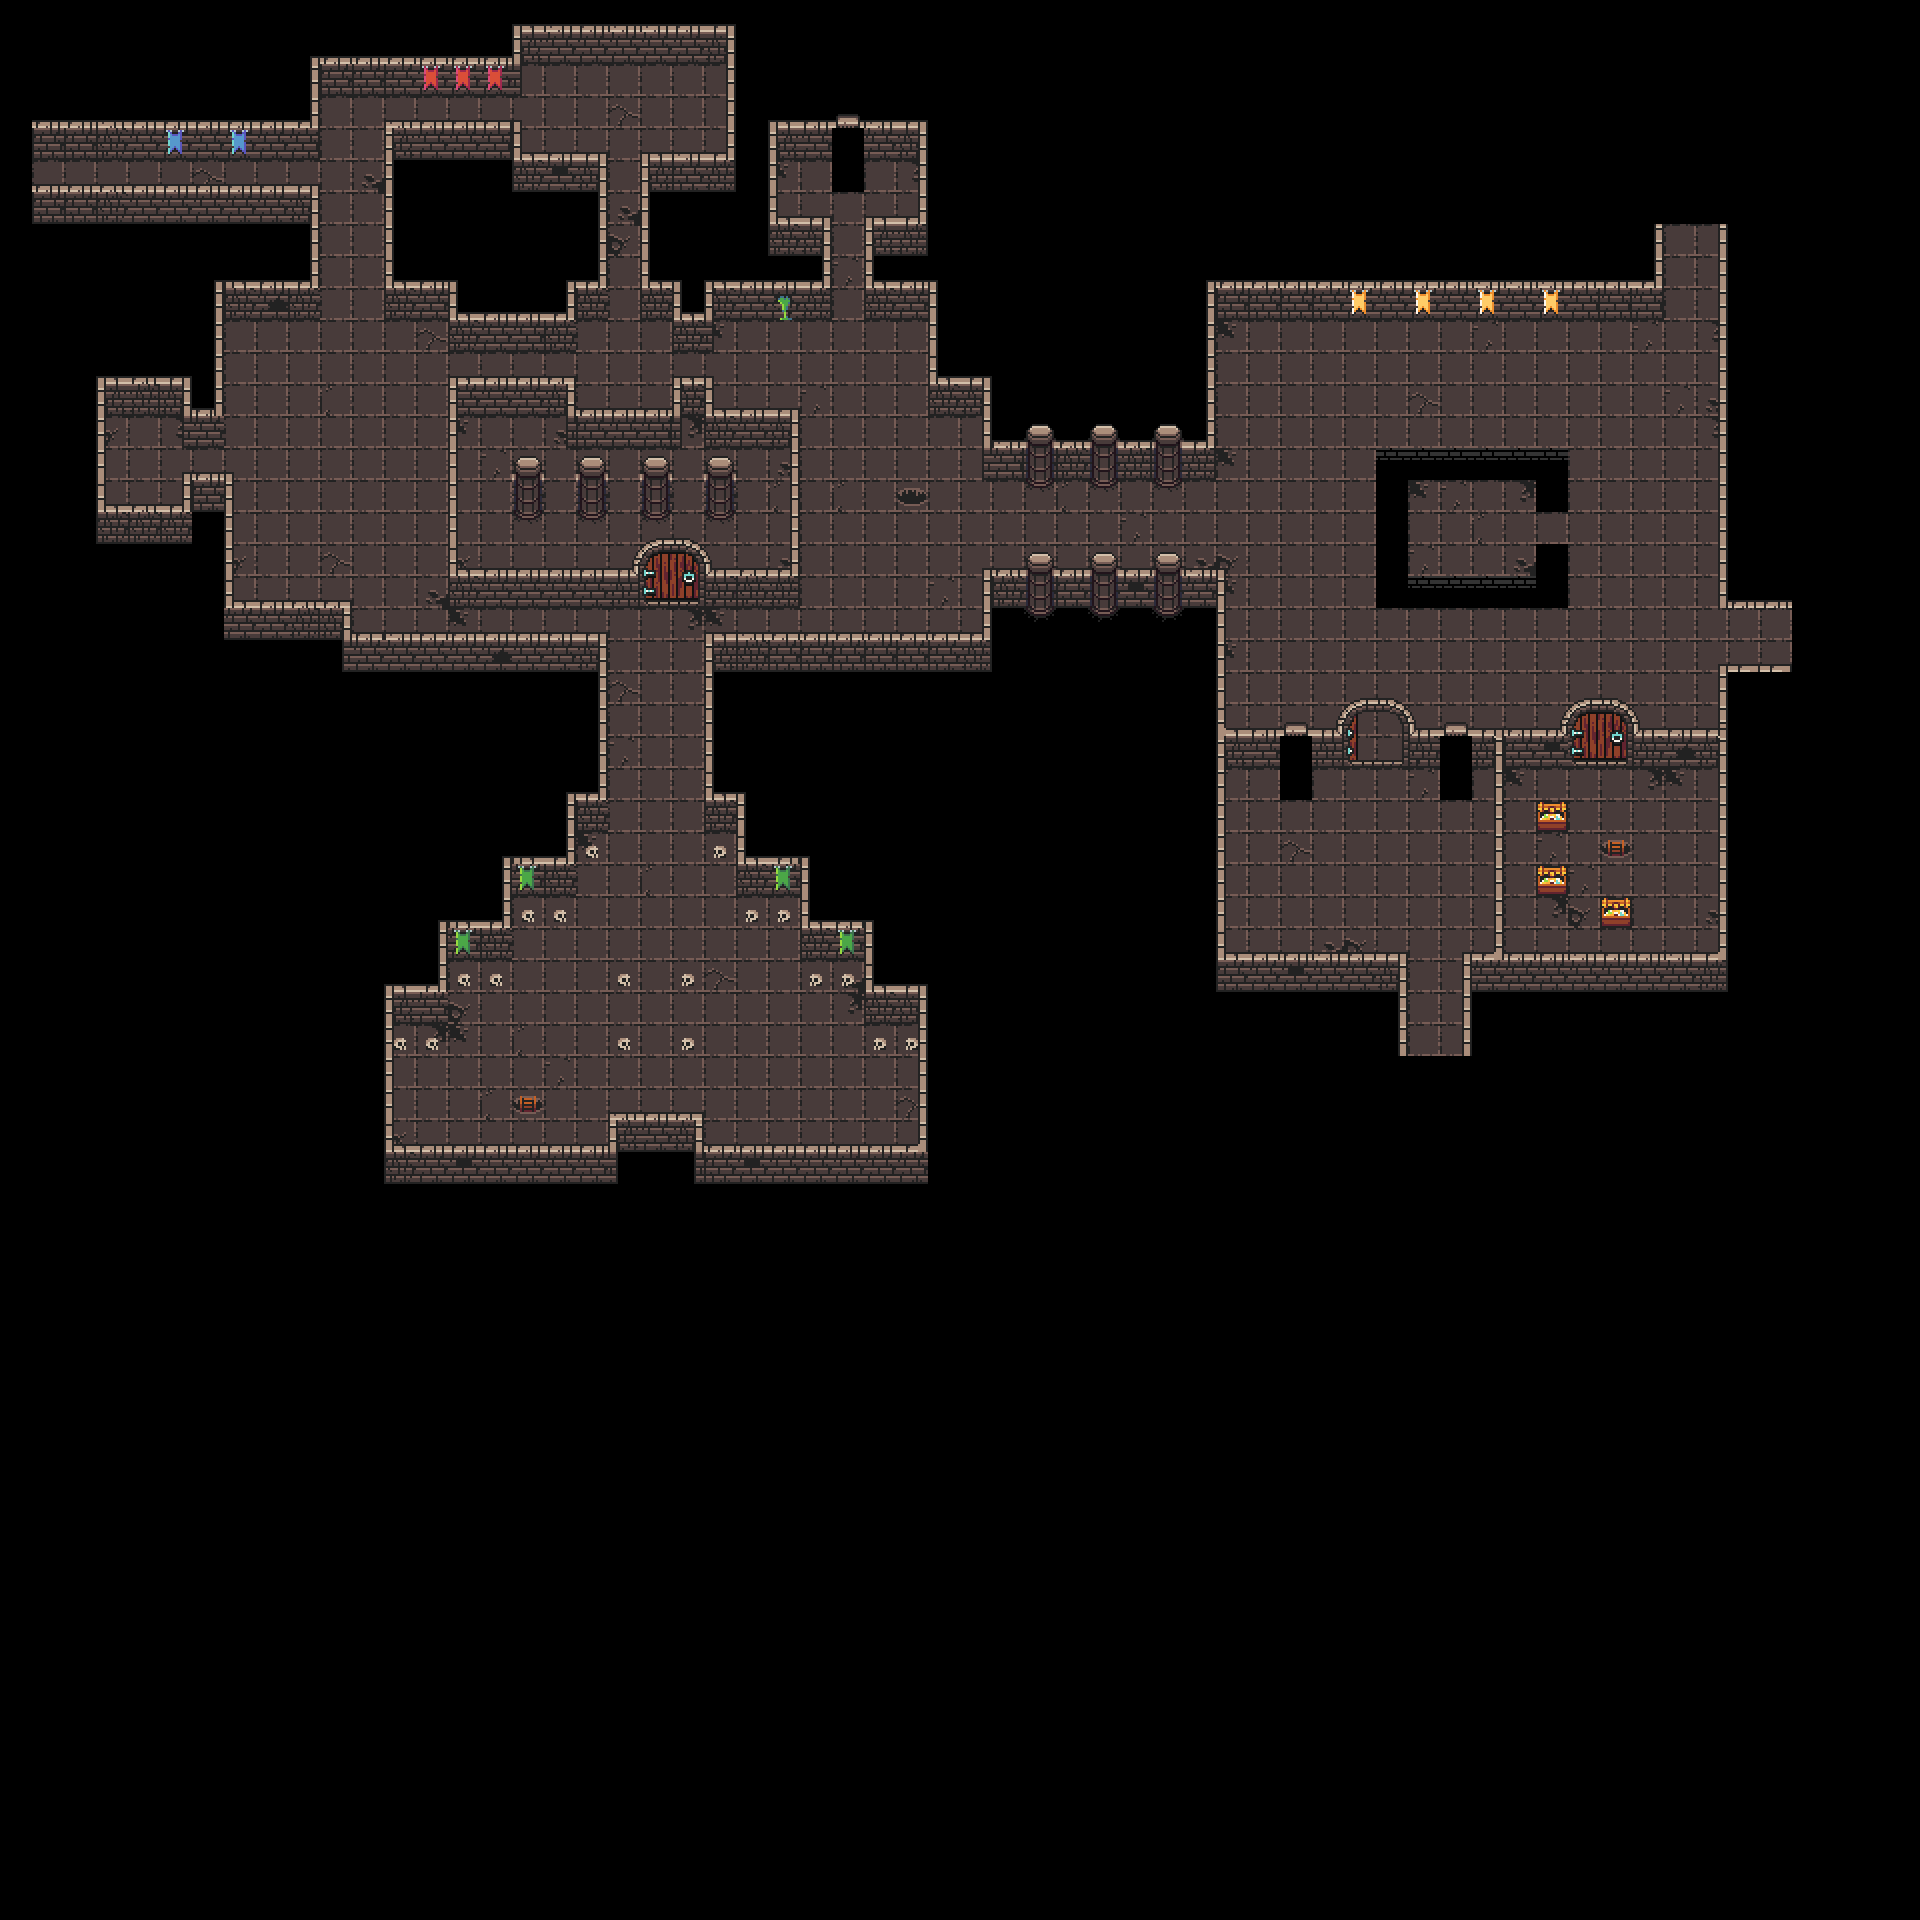

A level layout from a 2D game, rendered from its tile map. Below: a short description, then the map file with tile-grid data replaced by summaries:
An orthogonal 60x60 tile map with 32x32 px tiles, 3 tile layers (Tile Layer 1, Tile Layer 3, Tile Layer 2), 2 tilesets and 159 objects (105x wall, 19x minion, 8x projectile-penetrable-wall, 5x spike, 4x door, ...).

<map version="1.4" tiledversion="1.4.3" orientation="orthogonal" renderorder="right-down" width="60" height="60" tilewidth="32" tileheight="32" infinite="0" nextlayerid="8" nextobjectid="199">
 <tileset firstgid="1" name="0x72_DungeonTilesetII_32x32" tilewidth="32" tileheight="32" tilecount="1024" columns="32">
  <image source="0x72_DungeonTilesetII_32x32.png" width="1024" height="1024" />
 </tileset>
 <tileset firstgid="1025" name="skull_32x32_right" tilewidth="32" tileheight="32" tilecount="1" columns="1">
  <image source="skull_32x32_right.png" width="32" height="32" />
 </tileset>
 <layer id="1" name="Tile Layer 1" width="60" height="60" locked="1">
  <data>[3600 cells, 944 non-empty, 40 distinct tile ids]</data>
 </layer>
 <layer id="3" name="Tile Layer 3" width="60" height="60" locked="1">
  <data>[3600 cells, 76 non-empty, 33 distinct tile ids]</data>
 </layer>
 <layer id="2" name="Tile Layer 2" width="60" height="60" locked="1">
  <data>[3600 cells, 355 non-empty, 51 distinct tile ids]</data>
 </layer>
 <objectgroup id="6" name="Object Layer 1">
  <object id="177" name="Item" type="itemOnFloor" x="863.993" y="159.442" width="32" height="32">
   <properties>
    <property name="isWeapon" type="bool" value="false" />
    <property name="name" value="HealthPotion" />
   </properties>
  </object>
  <object id="178" name="Item" type="itemOnFloor" x="1664" y="863.737" width="32" height="32">
   <properties>
    <property name="isWeapon" type="bool" value="false" />
    <property name="name" value="RagePotion" />
   </properties>
  </object>
  <object id="179" name="Item" type="itemOnFloor" x="1663.9" y="799.848" width="32" height="32">
   <properties>
    <property name="isWeapon" type="bool" value="false" />
    <property name="name" value="HealthPotion" />
   </properties>
  </object>
  <object id="180" name="chest" type="chest" x="1439.44" y="511.551" width="32" height="32">
   <properties>
    <property name="name" value="HealthPotion" />
   </properties>
  </object>
  <object id="189" name="Spike" type="spike" x="543.643" y="95.8266" width="32" height="32">
   <properties>
    <property name="name" value="HealthPotion" />
   </properties>
  </object>
  <object id="190" name="Spike" type="spike" x="608.028" y="288.019" width="32" height="32">
   <properties>
    <property name="name" value="HealthPotion" />
   </properties>
  </object>
  <object id="191" name="Spike" type="spike" x="1279.96" y="447.906" width="32" height="32">
   <properties>
    <property name="name" value="HealthPotion" />
   </properties>
  </object>
  <object id="192" name="Spike" type="spike" x="1600" y="607.69" width="32" height="32">
   <properties>
    <property name="name" value="HealthPotion" />
   </properties>
  </object>
  <object id="193" name="Spike" type="spike" x="639.972" y="831.842" width="32" height="32">
   <properties>
    <property name="name" value="HealthPotion" />
   </properties>
  </object>
  <object id="195" type="waterSpring" x="831.579" y="128.172" width="32" height="64" />
  <object id="196" type="lavaSpring" x="1439.94" y="735.921" width="32" height="64" />
  <object id="197" type="lavaSpring" x="1280.07" y="735.964" width="32" height="64" />
 </objectgroup>
 <objectgroup id="5" name="Object Layer 3">
  <object id="1" type="wall" x="815.712" y="221.418" width="7.66465" height="65.9024" />
  <object id="2" type="wall" x="872.364" y="218.513" width="7.66465" height="69.3873" />
  <object id="3" type="wall" x="33.7014" y="117.596" width="281.891" height="21.5115" />
  <object id="4" type="wall" x="31.5505" y="189.302" width="281.453" height="21.5115" />
  <object id="5" type="wall" x="301.879" y="54.4959" width="17.2087" height="73.1392" />
  <object id="6" type="wall" x="311.201" y="50.9107" width="207.944" height="21.5115" />
  <object id="7" type="wall" x="511.258" y="17.2093" width="224.515" height="21.5115" />
  <object id="8" type="wall" x="510.538" y="23.6765" width="9.09043" height="43.6571" />
  <object id="9" type="wall" x="386.841" y="123.873" width="9.09043" height="171.413" />
  <object id="10" type="wall" x="211.657" y="280.897" width="9.09043" height="134.24" />
  <object id="11" type="wall" x="214.084" y="273.384" width="101.657" height="27.6479" />
  <object id="12" type="wall" x="304.804" y="191.878" width="9.09043" height="90.5898" />
  <object id="13" type="wall" x="97.4368" y="508.386" width="93.5387" height="21.5115" />
  <object id="14" type="wall" x="94.5831" y="390.494" width="9.09043" height="120.994" />
  <object id="15" type="wall" x="187.379" y="401.994" width="33.6424" height="21.5115" />
  <object id="16" type="wall" x="185.166" y="372.335" width="9.09043" height="39.8117" />
  <object id="17" type="wall" x="95.9639" y="372.104" width="93.5387" height="21.5115" />
  <object id="18" type="wall" x="186.097" y="478.05" width="43.12" height="34.3298" />
  <object id="19" type="wall" x="220.63" y="478.513" width="9.09043" height="127.831" />
  <object id="20" type="wall" x="222.843" y="603.669" width="125.585" height="34.3298" />
  <object id="21" type="wall" x="343.548" y="636.997" width="258.468" height="34.3298" />
  <object id="22" type="wall" x="387.03" y="269.724" width="69.7497" height="31.7821" />
  <object id="23" type="wall" x="648.353" y="157.35" width="86.0436" height="21.5115" />
  <object id="24" type="wall" x="729.58" y="30.8426" width="9.09043" height="127.205" />
  <object id="26" type="wall" x="516.503" y="156.7" width="83.6632" height="21.5115" />
  </objectgroup>
</map>
<!-- 122 of 159 objects omitted -->
